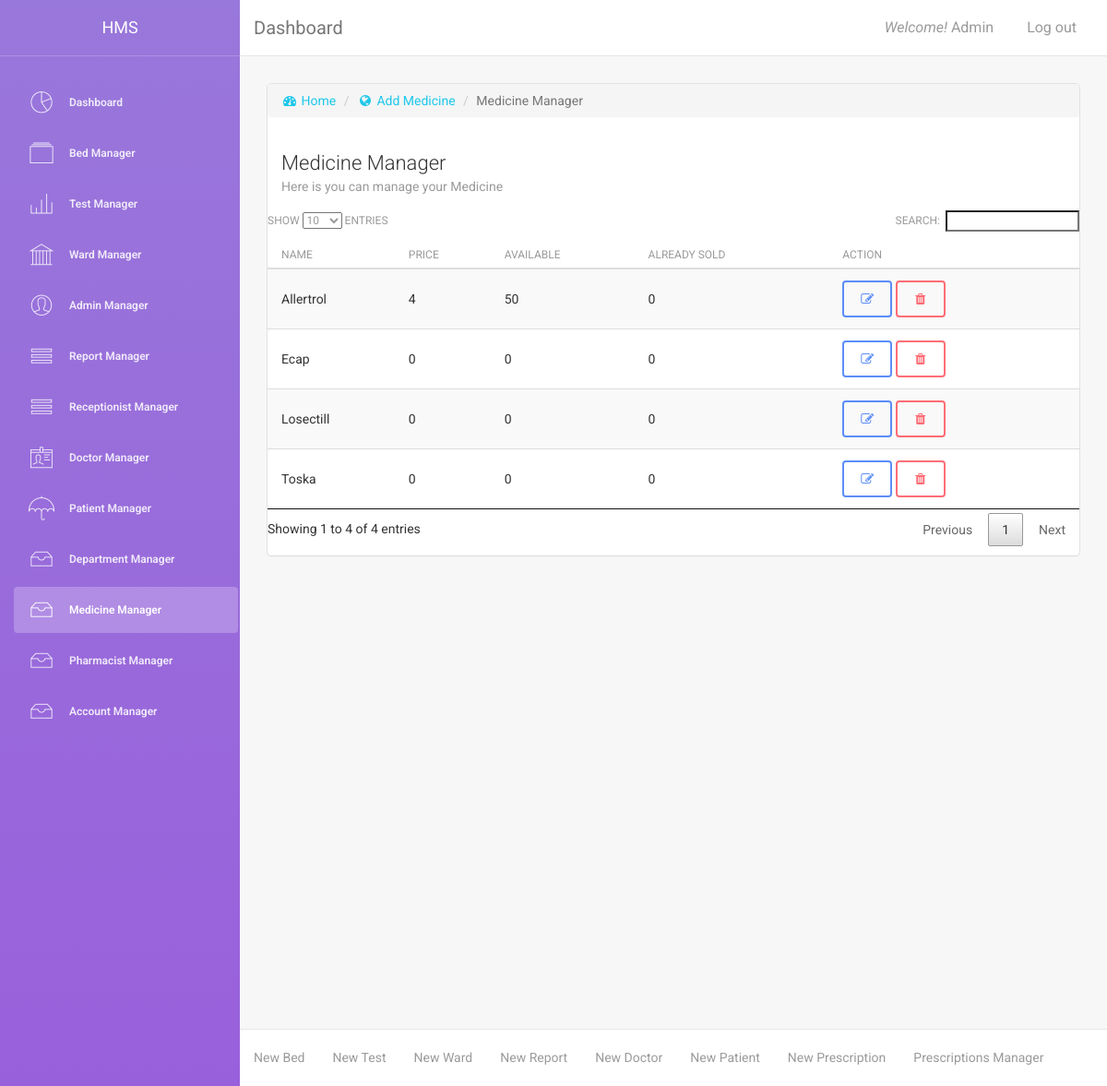
Page /manage_medicine.php (signed in) on the committed database.
### tables this page shows
CREATE TABLE `tbl_medicine` (
  `id` int(11) NOT NULL,
  `name` varchar(100) NOT NULL,
  `store` int(11) NOT NULL DEFAULT '0',
  `sold` int(11) NOT NULL DEFAULT '0',
  `price` int(11) NOT NULL
);

### content/medicine_manager.php (the view, shortened to what this page needs)
<div class="content">
    <div class="container-fluid">
        <div class="row">
            <div class="col-md-12">
                <div class="card">
                    <ol class="breadcrumb">
                        <li><a href="index.php"><i class="fa fa-dashboard"></i> Home</a></li>
                        <li><a href="add_medicine.php"><i class="fa fa-globe"></i> Add Medicine</a></li>
                        <li class="active">Medicine Manager</li>
                    </ol>
                    <div class="header">
                        <h4 class="title">Medicine Manager</h4>
                        <p class="category">Here is you can manage your Medicine</p>
                    </div>
                    <div class="content table-responsive table-full-width">
                        <table class="table table-hover table-striped" id="myTable">
                            <thead>
                            <th>Name</th>
                            <th>Price</th>
                            <th>Available</th>
                            <th>Already Sold</th>
                            <th>Action</th>
                            </thead>
                            <tbody>
                            <?php
                            while ($row = mysqli_fetch_assoc($result)) {
                                ?>
                                <tr>
                                    <td><?php echo $row['name'] ?></td>
                                    <td><?php echo $row['price'] ?></td>
                                    <td><?php echo $row['store'] ?></td>
                                    <td><?php echo $row['sold'] ?></td>
                                    <td>
                                        <a href="edit_medicine.php?id=<?php echo $row['id'] ?>" class="btn btn-primary" data-toggle="tooltip" title="Edit Medicine"><i class="fa fa-pencil-square-o"></i></a>
                                        <a href="function/delete_medicine.php?id=<?php echo $row['id'] ?>" class="btn btn-danger" data-toggle="tooltip" title="Delete Medicine" onclick="return check_delete();"><i class="fa fa-trash"></i></a>
                                    </td>
                                </tr>
                            <?php } ?>
                            </tbody>
                        </table>
                    </div>
                </div>
            </div>
        </div>
    </div>
</div>

### rows in the picture
tbl_medicine: name "Allertrol", price "4", store "50", sold "0"
tbl_medicine: name "Losectill", price "0", store "0", sold "0"
tbl_medicine: name "Ecap", price "0", store "0", sold "0"
tbl_medicine: name "Toska", price "0", store "0", sold "0"

### other values in the picture
$_SESSION["admin_name"] "Admin"
